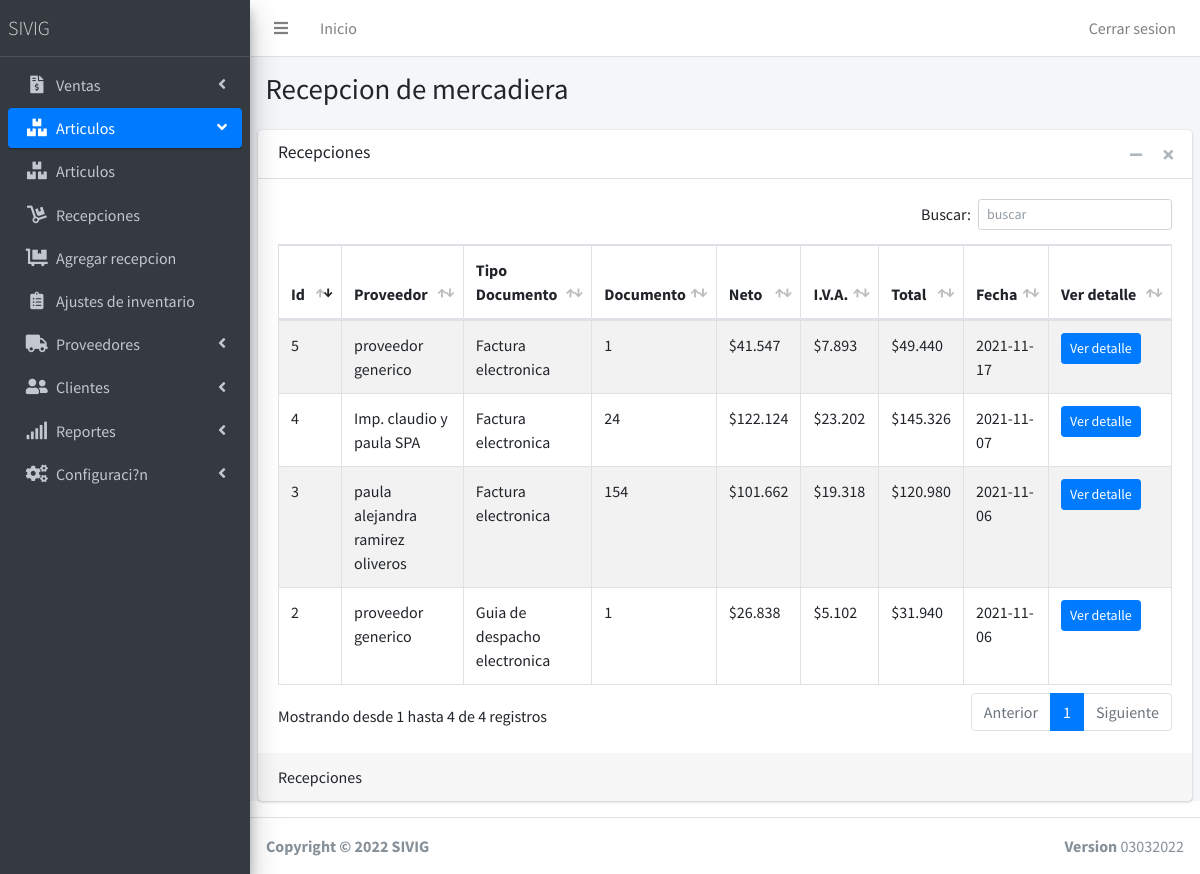
The page /Recepciones (signed in) on the database as committed earlier.
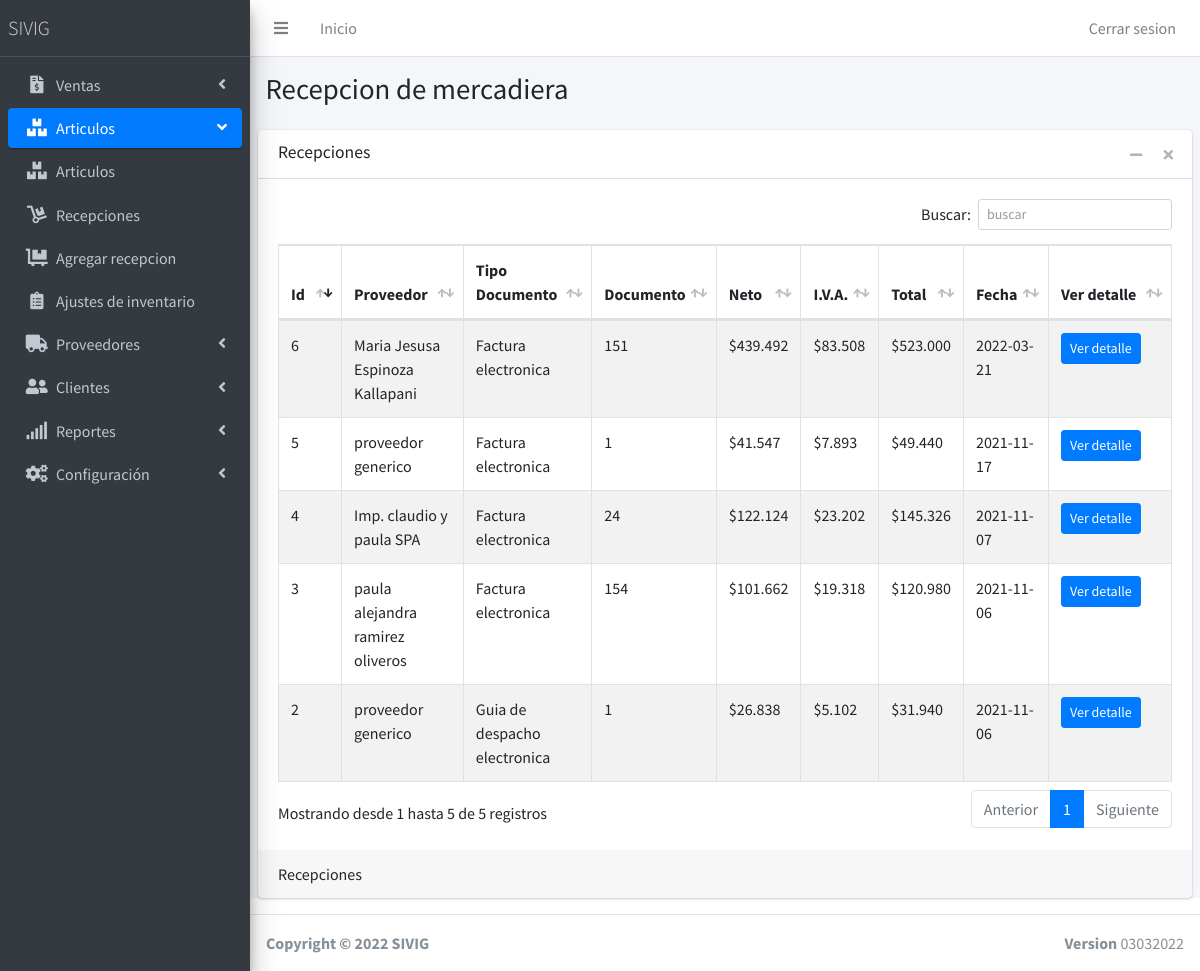
The same page on the database as committed later.
### tables this page shows
CREATE TABLE grupospaginas (
  idgrupo int(11) NOT NULL,
  nombregrupo varchar(120) NOT NULL,
  imagengrupo varchar(120) NOT NULL,
  posicion int(11) NOT NULL
);

CREATE TABLE permisos (
  IdPermiso int(11) NOT NULL,
  IdUsuario int(11) NOT NULL,
  Idpagina int(11) NOT NULL,
  Permiso int(11) NOT NULL
);

CREATE TABLE paginas (
  IdPagina int(11) NOT NULL,
  NombrePagina varchar(120) NOT NULL,
  Enlacepagina varchar(120) NOT NULL,
  Imagen varchar(60) NOT NULL,
  grupopagina int(11) NOT NULL
);

CREATE TABLE recepciones (
  id int(11) NOT NULL,
  proveedor varchar(11) NOT NULL,
  documento int(11) NOT NULL,
  tipo_documento int(11) NOT NULL,
  total_neto int(11) NOT NULL,
  total_imp int(11) NOT NULL,
  unidades_total int(11) NOT NULL,
  observaciones varchar(250) NOT NULL,
  fecha date NOT NULL,
  usuario int(11) NOT NULL
);

CREATE TABLE proveedores (
  rut varchar(11) NOT NULL,
  nombre varchar(80) NOT NULL,
  giro varchar(90) NOT NULL,
  direccion varchar(120) NOT NULL,
  comuna int(11) NOT NULL,
  region int(11) NOT NULL,
  telefono int(9) NOT NULL,
  mail varchar(80) NOT NULL
);

CREATE TABLE tipo_documento (
  id int(11) NOT NULL,
  tipo varchar(60) NOT NULL
);

### Model/dbConection.php (called while the page is built)
<?php
class DB
{
	private $host;
	private $db;
	private $user;
	private $password;
	private $amb = 'DEV';
	public function __construct()
	{
		if ($this->amb == 'DEV') {
			$this->host = 'localhost';
			$this->db = 'sivig';
			$this->user = 'root';
			$this->password = '';
		} else {
			$this->host = 'localhost';
			$this->db = 'orhanoik_SIVIG';
			$this->user = 'orhanoik_sivig';
			$this->password = 'sivig2021-';
		}
	}
	public function connect()
	{
		try {
			$connection = "mysql:host=" . $this->host . ";dbname=" . $this->db;
			$options = [
				PDO::ATTR_ERRMODE => PDO::ERRMODE_EXCEPTION,
				PDO::ATTR_EMULATE_PREPARES => false,
				PDO::MYSQL_ATTR_INIT_COMMAND => "SET NAMES utf8",
			];
			$pdo = new PDO($connection, $this->user, $this->password, $options);
			return $pdo;
		} catch (PDOException $e) {
			print_r('Error conenection: ' . $e->getMessage());
		}
	}
}

### Controller/MenuController.php (called while the page is built, shortened)
<?php
include 'Model/dbConection.php';
class Menu extends DB{
        public function Getpaginas($idusuario, $idgrupo){
        $query = $this->connect()->prepare('SELECT * FROM paginas INNER JOIN permisos on permisos.Idpagina = paginas.IdPagina WHERE permisos.IdUsuario = :idusuario AND permisos.Permiso = 1 AND paginas.grupopagina = :idgrupo');
        $query->execute(['idusuario' => $idusuario, 'idgrupo' => $idgrupo]);
        $menusa = array();
        foreach ($query as $Menua) {
            $m = new Menus();
            $m->NombrePagina = $Menua[1];
            $m->EnlacePagina = $Menua[2];
            $m->IdPagina = $Menua[0];
            $m->ImagenPagina = $Menua['Imagen'];
            $m->GrupoPagina = $Menua[4];
            array_push($menusa, $m);
        }
        return $menusa;
       }
        public function GetGrupoPagina($idpagina){
            $query = $this->connect()->prepare('SELECT grupopagina FROM paginas WHERE Idpagina = :idpagina');
            $query->execute(['idpagina' => $idpagina]);
            foreach ($query as $a) {
                $idgrupo = $a[0];
            }
        return $idgrupo;
    }
        public function GetGrupos(){
            $query = $this->connect()->prepare('SELECT * FROM grupospaginas ORDER BY posicion ASC');
            $query->execute();
            $grupos = array();
            foreach ($query as $g) {
                array_push($grupos, $g);
            }
            return $grupos;
           }
}
?>

### Controller/RecepcionesController.php (called while the page is built, shortened)
<?php
Class Recepciones extends DB{
    public function GetRecepciones(){
        $query = $this->connect()->prepare('SELECT * FROM recepciones ORDER BY id DESC');
            $query->execute();
            $arrayrecepciones = array();
            foreach ($query as $r) {
               array_push($arrayrecepciones, $r);
            }
            return $arrayrecepciones;
    }
}
?>

### Controller/ProveedoresController.php (called while the page is built, shortened)
<?php
Class Proveedores extends DB{
    public function GetNombreProveedorPorRut($rut){
        $query = $this->connect()->prepare('SELECT nombre FROM proveedores WHERE rut = :rut');
        $query->execute(['rut' =>$rut]);
        foreach ($query as $c) {
            $proveedor = new Proveedor();
            $proveedor->nombre = $c[0];
        }
        return $proveedor->nombre;
}
}
?>

### Controller/TipoDocumentoController.php (called while the page is built, shortened)
<?php
Class TiposDocumentos extends DB{
    public function GetTiposDocumentosPorId($id){
        $query = $this->connect()->prepare('SELECT * FROM tipo_documento WHERE id = :id');
            $query->execute(['id' => $id]);
            foreach ($query as $c) {
                $tipo = $c['tipo'];
            }
            return $tipo;
    }
}
?>

### Recepciones.php (the view, shortened to what the changed rows need)
<?php
$idpagina = 5;
include 'Includes/partials/header.php';
include 'Includes/partials/menu.php';
include 'Controller/RecepcionesController.php';
include 'Controller/ProveedoresController.php';
include 'Controller/TipoDocumentoController.php';
$proveedores = new Proveedores();
$tipos = new TiposDocumentos();
?>
<div class="content-wrapper">
      <section class="content-header">
        <div class="container-fluid">
          <div class="row mb-2">
            <div class="col-sm-6">
              <h1>Recepcion de mercadiera</h1>
            </div>
          </div>
        </div>
      </section>
      <section class="content">
        <div class="card">
          <div class="card-header">
            <h3 class="card-title">Recepciones</h3>
            <div class="card-tools">
            </div>
          </div>
          <div class="card-body">
            <table id="tabla2" class="table table-bordered table-striped">
              <thead>
                <tr>
                  <th style="width: 20px">Id</th>
                  <th>Proveedor</th>
                  <th>Tipo Documento</th>
                  <th>Documento</th>
                  <th>Neto</th>
                  <th>I.V.A.</th>
                  <th>Total</th>
                  <th>Fecha</th>
                  <th style="width: 80px">Ver detalle</th>
                </tr>
              </thead>
              <tbody>
              <?php
              $recepcion = new Recepciones();
              $recepciones = $recepcion->GetRecepciones();
              foreach ($recepciones as $c) {
              echo '<tr>
                    <td>'.$c['id'].'</td>
                    <td>'.$proveedores->GetNombreProveedorPorRut($c['proveedor']).'</td>
                    <td>'.$tipos->GetTiposDocumentosPorId($c['tipo_documento']).'</td>
                    <td>'.$c['documento'].'</td>
                    <td>$'.number_format($c['total_neto'], 0, ',', '.').'</td>
                    <td>$'.number_format($c['total_imp'], 0, ',', '.').'</td>
                    <td>$'.number_format($c['total_neto'] + $c['total_imp'], 0, ',', '.').'</td>
                    <td>'.$c['fecha'].'</td>';
                    echo '<td>
                    <form action="VerRecepcion" method="POST">
                    <input type="hidden" name="id" value="'.$c['id'].'">
                    <button type="submit" class="btn btn-primary btn-sm" name="Ver" value="Ver">Ver detalle</button>
                    </form>
                    </td>';
                    echo '</tr>
                    ';
              }
              ?>
            </tbody>
            </table>
          </div>
          <div class="card-footer">
Recepciones          </div>
        </div>
      </section>
    </div>
  <?php
  include 'Includes/partials/footer.php';
  ?>

### Includes/partials/menu.php (shortened to what the changed rows need)
<div class="wrapper">
    <aside class="main-sidebar sidebar-dark-primary elevation-4">
      <div class="sidebar">
        <nav class="mt-2">
          <ul class="nav nav-pills nav-sidebar flex-column" data-widget="treeview" role="menu" data-accordion="false">
                 <li class="nav-item has-treeview">
                <?php
        require './Controller/MenuController.php';
        $menu = new Menu();
        $activo = "";
        $activog = "";
        $open = "";
        $grupos = $menu->GetGrupos();
        if ($idpagina == 0) {
          $idgrupoactivo = 0;
        }else{
          $idgrupoactivo = $menu->GetGrupoPagina($idpagina);
        }
        foreach ($grupos as $g) {
          if($idgrupoactivo === $g['idgrupo']){
            $activog = "active";
            $open = "menu-open";
          }else{
            $activog = "";
            $open = "";
          }
          echo '
          <li class="nav-item has-treeview '.$open.'">
          <a href="#" class="nav-link '.$activog.'">
            <i class="nav-icon '. $g['imagengrupo'] .'"></i>
            <p>
              '. $g['nombregrupo'].'
              <i class="right fas fa-angle-left"></i>
            </p>
          </a>
          <ul class="nav nav-treeview">';
          $datos = $menu->Getpaginas($_SESSION['id'], $g['idgrupo']);
          foreach ($datos as $n) {
            if($idpagina === $n->IdPagina){
              $activo = "active";
            }else{
              $activo = "";
            }
            echo '
            <li class="nav-item">
            <a href="'. $n->EnlacePagina.'" class="nav-link '. $activo.'">
              <i class="nav-icon '. $n->ImagenPagina.'"></i>
              <p>
              '. $n->NombrePagina.'
              </p>
            </a>
          </li>
          ';
      }
      echo '
          </ul>
         ';
      echo '
      </li>
     ';
        }
        ?>
                </ul>
        </nav>
      </div>
    </aside>

Rows that differ between the two databases and show on the page:
changed grupospaginas: nombregrupo "Configuraci?n" → "Configuración"
added recepciones: id "6", proveedor.nombre "Maria Jesusa Espinoza Kallapani", tipo_documento.tipo "Factura electronica", documento "151", total_neto "439.492", total_imp "83.508", $c['total_neto'] + $c['total_imp'] "523.000", fecha "2022-03-21"
Other text that changed with them:
text written by a page script: "Buscar: Mostrando desde 1 hasta 4 de 4 registros Anterior 1 Siguiente" → "Buscar: Mostrando desde 1 hasta 5 de 5 registros Anterior 1 Siguiente"
